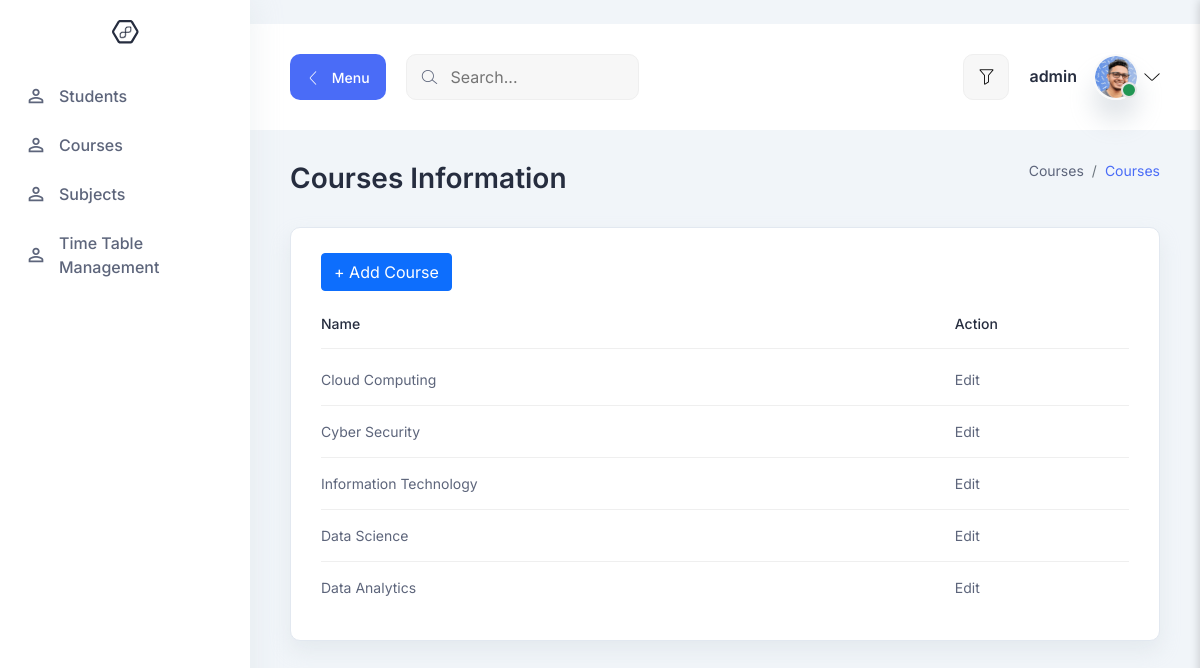
/all-courses (signed in), run on the app's committed database.
### src/models.py (models this page shows, shortened)
class courses(models.Model):
    course_name = models.CharField(max_length=100)

### src/views.py (the view)
# urls.py: path('all-courses', all_courses, name='all-courses'),
@login_required(login_url='teacher-login')
def all_courses(request):
    get_courses = courses.objects.all()
    return render(request, 'courses.html', {'courses': get_courses})

### src/templates/courses.html
{% extends 'base.html' %}
{% block content %}
<section class="table-components">
    <div class="container-fluid">
      <div class="title-wrapper pt-30">
        <div class="row align-items-center">
          <div class="col-md-6">
            <div class="title mb-30">
              <h2>Courses Information</h2>
            </div>
          </div>
          <div class="col-md-6">
            <div class="breadcrumb-wrapper mb-30">
              <nav aria-label="breadcrumb">
                <ol class="breadcrumb">
                  <li class="breadcrumb-item">
                    <a href="#0">Courses</a>
                  </li>
                  <li class="breadcrumb-item active" aria-current="page">
                    Courses
                  </li>
                </ol>
              </nav>
            </div>
          </div>
        </div>
      </div>
      <div class="tables-wrapper">
        <div class="row">
          <div class="col-lg-12">
            <div class="card-style mb-30">
              <h6 class="mb-10">
                   <a class="btn btn-primary"  href="/add-courses" role="button">+ Add Course</a>
            </h6>
              <div class="table-responsive">
                <table class="table">
                  <thead>
                    <tr>
                      <th><h6>Name</h6></th>
                        <th><h6>Action</h6></th>
                    </tr>
                  </thead>
                  <tbody>
                    {% for s in  courses %}
                    <tr>
                        <td><p>{{ s.course_name }}</p></td>
                        <td><p>
                            <a href="/update-course/{{s.id}}">Edit</a>
                        </p></td>
                    </tr>
                {% endfor %}
                  </tbody>
                </table>
              </div>
            </div>
          </div>
        </div>
      </div>
    </div>
  </section>
{% endblock %}

### src/templates/base.html (shortened to what this page needs)
{% load static %}web/
<!DOCTYPE html>
<html lang="en">
  <head>
    <link rel="stylesheet" href="{% static  'web/assets/css/bootstrap.min.css' %}" />
    <link rel="stylesheet" href="{% static  'web/assets/css/LineIcons.css' %}" />
    <link rel="stylesheet" href="{% static  'web/assets/css/quill/bubble.css' %}" />
    <link rel="stylesheet" href="{% static  'web/assets/css/quill/snow.css' %}" />
    <link rel="stylesheet" href="{% static  'web/assets/css/fullcalendar.css' %}" />
    <link rel="stylesheet" href="{% static  'web/assets/css/morris.css' %}" />
    <link rel="stylesheet" href="{% static  'web/assets/css/vanilla-dataTables.min.css' %}" />
    <link rel="stylesheet" href="{% static  'web/assets/css/main.css' %}" />
  </head>
  <body>
    <aside class="sidebar-nav-wrapper">
      <div class="navbar-logo">
        <a href="/">
          <img src="{% static  'web/assets/images/logo/logo-2.svg' %}" alt="logo" />
        </a>
      </div>
      <nav class="sidebar-nav">
        <ul>
          <li class="nav-item">
            <a href="/all-students">
              <span class="icon">
              </span>
              <span class="text">
               Students
              </span>
            </a>
          </li>
          <li class="nav-item">
            <a href="/all-courses">
              <span class="icon">
              </span>
              <span class="text">
                Courses
              </span>
            </a>
          </li>
          <li class="nav-item">
            <a href="/all-subjects">
              <span class="icon">
              </span>
              <span class="text">
                Subjects
              </span>
            </a>
          </li>
          <li class="nav-item">
            <a href="/all-timetable_management">
              <span class="icon">
              </span>
              <span class="text">
                Time Table Management
              </span>
            </a>
          </li>
        </ul>
      </nav>
    </aside>
    <main class="main-wrapper">
      <header class="header">
        <div class="container-fluid">
          <div class="row">
            <div class="col-lg-5 col-md-5 col-6">
              <div class="header-left d-flex align-items-center">
                <div class="menu-toggle-btn mr-20">
                  <button
                    id="menu-toggle"
                    class="main-btn primary-btn btn-hover"
                  >
                    <i class="lni lni-chevron-left me-2"></i> Menu
                  </button>
                </div>
                <div class="header-search d-none d-md-flex">
                  <form action="#">
                    <input type="text" placeholder="Search..." />
                    <button><i class="lni lni-search-alt"></i></button>
                  </form>
                </div>
              </div>
            </div>
            <div class="col-lg-7 col-md-7 col-6">
              <div class="header-right">
                <div class="filter-box ml-15 d-none d-md-flex">
                  <button class="" type="button" id="filter">
                    <i class="lni lni-funnel"></i>
                  </button>
                </div>
                <div class="profile-box ml-15">
                  <button
                    class="dropdown-toggle bg-transparent border-0"
                    type="button"
                    id="profile"
                    data-bs-toggle="dropdown"
                    aria-expanded="false"
                  >
                    <div class="profile-info">
                      <div class="info">
                        <h6>{{request.user}}</h6>
                        <div class="image">
                          <img
                            src="{% static 'web/assets/images/profile/profile-1.png' %}"
                            alt=""
                          />
                          <span class="status"></span>
                        </div>
                      </div>
                    </div>
                    <i class="lni lni-chevron-down"></i>
                  </button>
                </div>
              </div>
            </div>
          </div>
        </div>
      </header>
      {% block content %}
      {% endblock content %}
    </main>
  </body>
</html>

### static/web/assets/css/fullcalendar.css (style rules this page uses)
:root { --fc-daygrid-event-dot-width: 8px; }
:root { --fc-list-event-dot-width: 10px; --fc-list-event-hover-bg-color: #f5f5f5; }

### data on the page
courses: course_name "Cloud Computing"
courses: course_name "Cyber Security"
courses: course_name "Information Technology"
courses: course_name "Data Science"
courses: course_name "Data Analytics"

### other printed values
{{ request.user }} "admin"
